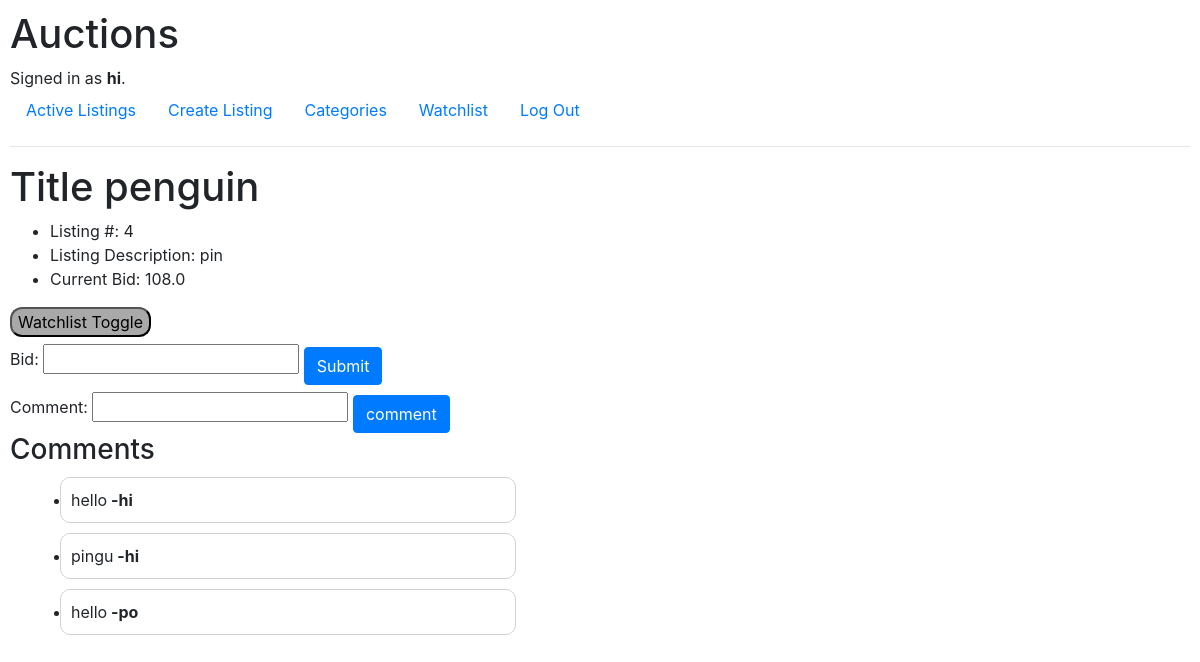
Screenshot of /listing/4 (signed in) with the database file from the repository.
### auctions/models.py (models this page shows, shortened)
class User(AbstractUser):
    pass

class Auction(models.Model):
    user = models.ForeignKey(User, on_delete=models.CASCADE)
    active = models.BooleanField(blank=False, default=True)
    title = models.CharField(max_length=100, blank=False)
    description = models.TextField(blank=False)
    category = models.ForeignKey(Category,blank=True, on_delete=models.PROTECT, related_name="categories")
    start_bid = models.FloatField()
    image = models.URLField(blank=True, null=True)
    winner = models.ForeignKey(User, blank=True, on_delete = models.CASCADE, related_name="auction_winner", null=True)

class Bid(models.Model):
    user = models.ForeignKey(User, on_delete=models.CASCADE)
    auction = models.ForeignKey(Auction, on_delete=models.CASCADE)
    value = models.FloatField()
    winner = models.BooleanField(default=False)
    def __str__(self):
        return f"{self.value}"

class Comment(models.Model):
    user = models.ForeignKey(User, on_delete=models.CASCADE)
    auction = models.ForeignKey(Auction, on_delete=models.CASCADE)
    comment = models.TextField()
    def __str__(self):
        return f"{self.comment}"

### auctions/views.py (the view, shortened to what this page needs)
# urls.py: path("listing/<int:auction_id>", views.listing, name="listing"),
@login_required
def listing(request, auction_id):
    user = request.user
    auction = Auction.objects.get(pk=auction_id)
    current_bid = Bid.objects.filter(auction=auction).order_by('value').last()
    if request.method == 'GET':
        if auction.active == False:
            winner = Bid.objects.filter(auction=auction).order_by('value').last()
            if winner.user_id == user.id:
                return render(request, "auctions/listing.html", {
                    "winner": winner
                })
        if user == auction.user:
            owner = True
            return render(request, "auctions/listing.html", {
            "auction": auction,
            "form": BidForm(),
            'current_bid':current_bid,
            'owner': owner })
        else:
            return render(request, "auctions/listing.html", {
            "auction": auction,
            "form": BidForm(),
            "comments": Comment.objects.filter(auction=auction),
            "cform": CommentForm(),
            'current_bid':current_bid })

### auctions/views.py
class BidForm(forms.Form):
    bid = forms.DecimalField()

class CommentForm(forms.Form):
    comment = forms.CharField(label="Comment")

### auctions/templates/auctions/listing.html (shortened to what this page needs)
{% extends "auctions/layout.html" %}
{% block body %}
    {% if winner%}
    <h1>You won this auction</h1>
    {% else %}
    <h1>Title {{ auction.title }}</h1>
    <ul>
        <li>Listing #: {{ auction.id }}</li>
        <li>Listing Description: {{ auction.description }}</li>
        <li>Current Bid: {{ current_bid }}</li>
    </ul>
    {% if owner %}
    <form action="{% url 'close' auction.id %}" method="post">
        {% csrf_token %}
        <input type="submit" class="btn btn-primary" style="display: inline-block; margin-top: 10px;" value="close auction">
    </form>
    {% else %}
        <form action="{% url 'toggle_watchlist' auction.id %}" method = "POST">
            <button type="submit" style = " background-color:darkgray; color:black; border-radius:1vw;">Watchlist Toggle</button>
        </form>
        <form action="{% url 'listing' auction.id %}" method="post">
        {{ form }}
        <input type="submit" class="btn btn-primary" style="display: inline-block; margin-top: 10px;">
        </form>
    {% endif %}
    <form action="{% url 'listing' auction.id %}" method="post">
        {{cform}}
        <input type="submit" class="btn btn-primary" style="display: inline-block; margin-top: 10px;" value="comment">
    </form>
    <h3>Comments</h3>
    <ul>
        {% for comment in comments %}
        <div style="border: 1px solid lightgray; margin: 10px; padding: 10px; border-radius: 10px; width: 40%;">
            <li>{{ comment }}<strong> -{{comment.user}}</strong></li>
        </div>
        {% endfor %}
    </ul>
    {% endif %}
{% endblock %}

### auctions/templates/auctions/layout.html (shortened to what this page needs)
{% load static %}
<!DOCTYPE html>
<html lang="en">
    <head>
        <link rel="stylesheet" href="https://stackpath.bootstrapcdn.com/bootstrap/4.4.1/css/bootstrap.min.css">
        <link href="{% static 'auctions/styles.css' %}" rel="stylesheet">
    </head>
    <body>
        <h1>Auctions</h1>
        <div>
            {% if user.is_authenticated %}
                Signed in as <strong>{{ user.username }}</strong>.
            {% else %}
                Not signed in.
            {% endif %}
        </div>
        <ul class="nav">
            <li class="nav-item">
                <a class="nav-link" href="{% url 'index' %}">Active Listings</a>
            </li>
            <li class="nav-item">
                <a class="nav-link" href="{% url 'create' %}">Create Listing</a>
            </li>
            <li class="nav-item">
                <a class="nav-link" href="{% url 'categories' %}">Categories</a>
            </li>
            {% if user.is_authenticated %}
                <li class="nav-item">
                    <a class="nav-link" href="{% url 'watchlist' %}">Watchlist</a>
                </li>
                <li class="nav-item">
                    <a class="nav-link" href="{% url 'logout' %}">Log Out</a>
                </li>
            {% endif %}
        </ul>
        <hr>
        {% block body %}
        {% endblock %}
    </body>
</html>

### auctions/static/auctions/styles.css (style rules this page uses)
body { padding: 10px; }

### rows the page displays
User: username "hi"
Auction: title "penguin", id "4", description "pin"
Bid: value "108.0"
Comment: comment "hello", user "hi"
Comment: comment "pingu", user "hi"
Comment: comment "hello", user "po"
